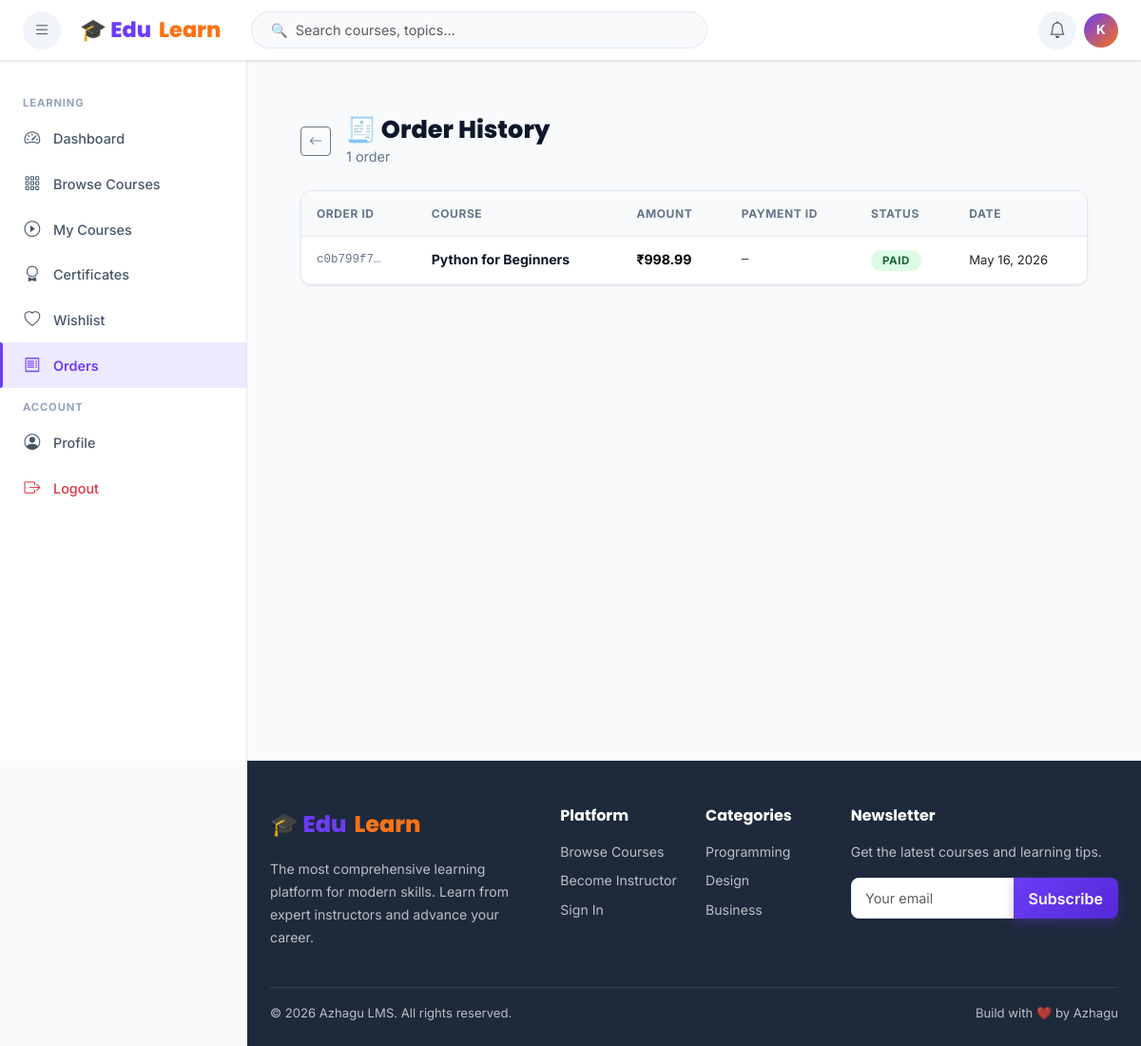
Page /payments/history/ (signed in) on the committed database.
### accounts/models.py (models this page shows, shortened)
class CustomUser(AbstractUser):
    ROLE_CHOICES = [('student','Student'),('instructor','Instructor'),('admin','Admin')]
    role = models.CharField(max_length=20, choices=ROLE_CHOICES, default='student')
    bio = models.TextField(blank=True)
    avatar = models.ImageField(upload_to='avatars/', blank=True, null=True)
    phone = models.CharField(max_length=20, blank=True)
    website = models.URLField(blank=True)
    linkedin = models.URLField(blank=True)
    is_email_verified = models.BooleanField(default=False)
    created_at = models.DateTimeField(auto_now_add=True)
    updated_at = models.DateTimeField(auto_now=True)
    def is_student(self): return self.role == 'student'
    def is_instructor(self): return self.role == 'instructor'
    def is_admin_user(self): return self.role == 'admin' or self.is_staff

### payments/models.py (models this page shows, shortened)
class Order(models.Model):
    STATUS = [
        ('pending',  'Pending'),
        ('paid',     'Paid'),
        ('failed',   'Failed'),
        ('refunded', 'Refunded'),
    ]
    order_id           = models.UUIDField(default=uuid.uuid4, unique=True, editable=False)
    user               = models.ForeignKey(settings.AUTH_USER_MODEL, on_delete=models.CASCADE, related_name='orders')
    course             = models.ForeignKey(Course, on_delete=models.CASCADE, related_name='orders')
    amount             = models.DecimalField(max_digits=10, decimal_places=2)
    status             = models.CharField(max_length=20, choices=STATUS, default='pending')
    payment_method     = models.CharField(max_length=50, default='razorpay')
    razorpay_order_id  = models.CharField(max_length=200, blank=True)
    razorpay_payment_id= models.CharField(max_length=200, blank=True)
    razorpay_signature = models.CharField(max_length=400, blank=True)
    created_at         = models.DateTimeField(auto_now_add=True)
    paid_at            = models.DateTimeField(null=True, blank=True)
    class Meta:
        ordering = ['-created_at']

### courses/models.py (models this page shows, shortened)
class Course(models.Model):
    LEVEL_CHOICES = [('beginner','Beginner'),('intermediate','Intermediate'),('advanced','Advanced'),('all','All Levels')]
    STATUS_CHOICES = [('draft','Draft'),('pending','Pending Review'),('published','Published'),('rejected','Rejected')]
    PRICE_TYPE = [('free','Free'),('paid','Paid')]
    title = models.CharField(max_length=200)
    slug = models.SlugField(unique=True, blank=True)
    instructor = models.ForeignKey(settings.AUTH_USER_MODEL, on_delete=models.CASCADE, related_name='courses_taught')
    category = models.ForeignKey(Category, on_delete=models.SET_NULL, null=True, related_name='courses')
    description = models.TextField()
    short_description = models.CharField(max_length=300, blank=True)
    thumbnail = models.ImageField(upload_to='course_thumbnails/', blank=True, null=True)
    preview_video = models.FileField(upload_to='course_previews/', blank=True, null=True)
    level = models.CharField(max_length=20, choices=LEVEL_CHOICES, default='all')
    language = models.CharField(max_length=50, default='English')
    price_type = models.CharField(max_length=10, choices=PRICE_TYPE, default='free')
    price = models.DecimalField(max_digits=10, decimal_places=2, default=0.00)
    discount_price = models.DecimalField(max_digits=10, decimal_places=2, null=True, blank=True)
    status = models.CharField(max_length=20, choices=STATUS_CHOICES, default='draft')
    requirements = models.TextField(blank=True)
    what_you_learn = models.TextField(blank=True)
    tags = models.CharField(max_length=300, blank=True)
    total_duration = models.PositiveIntegerField(default=0, help_text='In minutes')
    total_lessons = models.PositiveIntegerField(default=0)
    total_enrolled = models.PositiveIntegerField(default=0)
    avg_rating = models.FloatField(default=0.0)
    total_ratings = models.PositiveIntegerField(default=0)
    is_featured = models.BooleanField(default=False)
    certificate_available = models.BooleanField(default=True)
    created_at = models.DateTimeField(auto_now_add=True)
    updated_at = models.DateTimeField(auto_now=True)
    published_at = models.DateTimeField(null=True, blank=True)
    class Meta:
        ordering = ['-created_at']

### payments/views.py (the view)
# urls.py: path('history/',               views.payment_history,  name='history'),
@login_required
def payment_history(request):
    orders = Order.objects.filter(user=request.user).select_related('course')
    return render(request, 'payments/history.html', {'orders': orders})

### templates/payments/history.html (shortened to what this page needs)
{% extends 'base.html' %}
{% block content %}
<div class="container-fluid px-4 py-4">
  <div class="d-flex align-items-center gap-3 mb-4">
    <a href="/dashboard/" class="btn btn-outline-secondary btn-sm"><i class="bi bi-arrow-left"></i></a>
    <div>
      <h1 class="page-title mb-0">🧾 Order History</h1>
      <p class="page-subtitle mb-0">{{ orders.count }} order{{ orders.count|pluralize }}</p>
    </div>
  </div>
  <div class="card">
    {% if orders %}
    <div class="table-responsive">
      <table class="table table-modern mb-0">
        <thead>
          <tr>
            <th>Order ID</th>
            <th>Course</th>
            <th>Amount</th>
            <th>Payment ID</th>
            <th>Status</th>
            <th>Date</th>
          </tr>
        </thead>
        <tbody>
          {% for order in orders %}
          <tr>
            <td style="font-size:.78rem;font-family:monospace;color:var(--gray-600);">
              {{ order.order_id|stringformat:"s"|slice:":8" }}…
            </td>
            <td>
              <a href="/courses/{{ order.course.slug }}/" class="text-decoration-none fw-bold" style="font-size:.88rem;color:var(--dark);">
                {{ order.course.title|truncatewords:5 }}
              </a>
            </td>
            <td class="fw-bold">&#8377;{{ order.amount }}</td>
            <td style="font-size:.78rem;font-family:monospace;color:var(--gray-500);">
              {% if order.razorpay_payment_id %}{{ order.razorpay_payment_id|slice:":18" }}…{% else %}—{% endif %}
            </td>
            <td>
              <span class="badge-status
                {% if order.status == 'paid' %}badge-published
                {% elif order.status == 'pending' %}badge-pending
                {% elif order.status == 'failed' %}badge-rejected
                {% else %}badge-draft{% endif %}">
                {{ order.get_status_display }}
              </span>
            </td>
            <td style="font-size:.82rem;color:var(--gray-500);">{{ order.created_at|date:"M d, Y" }}</td>
          </tr>
          {% endfor %}
        </tbody>
      </table>
    </div>
    {% endif %}
  </div>
</div>
{% endblock %}

### templates/base.html (shortened to what this page needs)
<!DOCTYPE html>
<html lang="en">
<head>
  <link href="https://cdn.jsdelivr.net/npm/bootstrap@5.3.2/dist/css/bootstrap.min.css" rel="stylesheet">
  <link href="https://cdn.jsdelivr.net/npm/bootstrap-icons@1.11.3/font/bootstrap-icons.css" rel="stylesheet">
  {% load static %}
  <link href="{% static 'css/style.css' %}" rel="stylesheet">
</head>
<body>
{% if user.is_authenticated %}
<nav class="lms-navbar">
  <button class="nav-icon-btn me-1" id="sidebarToggle" title="Toggle sidebar">
    <i class="bi bi-list"></i>
  </button>
  <a class="navbar-brand-logo" href="/">🎓 Edu<span>Learn</span></a>
  <div class="navbar-search d-none d-md-block ms-3">
    <input type="text" class="form-control" id="navSearchInput" placeholder="🔍  Search courses, topics...">
  </div>
  <div class="ms-auto d-flex align-items-center gap-2">
    <div class="dropdown">
      <button class="nav-icon-btn" data-bs-toggle="dropdown" aria-expanded="false">
        <i class="bi bi-bell"></i>
      </button>
    </div>
    <div class="dropdown">
      <div data-bs-toggle="dropdown" aria-expanded="false" style="cursor:pointer;">
        {% if user.avatar %}
        <img src="{{ user.avatar.url }}" class="user-avatar-sm" alt="{{ user.username }}">
        {% else %}
        <div class="user-avatar-placeholder">{{ user.username|first|upper }}</div>
        {% endif %}
      </div>
    </div>
  </div>
</nav>
<div class="lms-sidebar" id="lmsSidebar">
  {% if user.is_student %}
  <div class="sidebar-section-label">Learning</div>
  <a class="sidebar-nav-item" href="/dashboard/"><i class="bi bi-speedometer2"></i> Dashboard</a>
  <a class="sidebar-nav-item" href="/courses/"><i class="bi bi-grid-3x3-gap"></i> Browse Courses</a>
  <a class="sidebar-nav-item" href="/dashboard/student/"><i class="bi bi-play-circle"></i> My Courses</a>
  <a class="sidebar-nav-item" href="/certificates/"><i class="bi bi-award"></i> Certificates</a>
  <a class="sidebar-nav-item" href="/courses/wishlist/"><i class="bi bi-heart"></i> Wishlist</a>
  <a class="sidebar-nav-item" href="/payments/history/"><i class="bi bi-receipt"></i> Orders</a>
  {% endif %}
  <div class="sidebar-section-label">Account</div>
  <a class="sidebar-nav-item" href="/accounts/profile/"><i class="bi bi-person-circle"></i> Profile</a>
  <a class="sidebar-nav-item text-danger" href="/accounts/logout/"><i class="bi bi-box-arrow-right"></i> Logout</a>
</div>
<main class="lms-main {% block main_class %}{% endblock %}">
{% endif %}
{% block content %}{% endblock %}
</main>
{% block show_footer %}
<footer style="background:var(--gray-900);color:rgba(255,255,255,.7);padding:3rem 0 1.5rem;margin-left:{% if user.is_authenticated %}var(--sidebar-w){% else %}0{% endif %};" class="footer-section">
  <div class="container-fluid px-4">
    <div class="row g-4 mb-4">
      <div class="col-lg-4">
        <div class="navbar-brand-logo mb-3" style="font-size:1.5rem;">🎓 Edu<span>Learn</span></div>
        <p style="font-size:.88rem;line-height:1.7;">The most comprehensive learning platform for modern skills. Learn from expert instructors and advance your career.</p>
      </div>
      <div class="col-lg-2 col-md-4">
        <h6 class="text-white fw-bold mb-3">Platform</h6>
        <ul class="list-unstyled" style="font-size:.88rem;">
          <li class="mb-2"><a href="/courses/" class="text-decoration-none" style="color:inherit;">Browse Courses</a></li>
          <li class="mb-2"><a href="/accounts/register/" class="text-decoration-none" style="color:inherit;">Become Instructor</a></li>
          <li class="mb-2"><a href="/accounts/login/" class="text-decoration-none" style="color:inherit;">Sign In</a></li>
        </ul>
      </div>
      <div class="col-lg-2 col-md-4">
        <h6 class="text-white fw-bold mb-3">Categories</h6>
        <ul class="list-unstyled" style="font-size:.88rem;">
          <li class="mb-2"><a href="/courses/?category=programming" class="text-decoration-none" style="color:inherit;">Programming</a></li>
          <li class="mb-2"><a href="/courses/?category=design" class="text-decoration-none" style="color:inherit;">Design</a></li>
          <li class="mb-2"><a href="/courses/?category=business" class="text-decoration-none" style="color:inherit;">Business</a></li>
        </ul>
      </div>
      <div class="col-lg-4 col-md-4">
        <h6 class="text-white fw-bold mb-3">Newsletter</h6>
        <p style="font-size:.88rem;">Get the latest courses and learning tips.</p>
        <div class="input-group mt-2">
          <input type="email" class="form-control" placeholder="Your email" style="border-radius:8px 0 0 8px;">
          <button class="btn btn-primary px-3" style="border-radius:0 8px 8px 0;">Subscribe</button>
        </div>
      </div>
    </div>
    <div class="border-top pt-3 d-flex flex-wrap justify-content-between align-items-center gap-2" style="border-color:rgba(255,255,255,.1)!important;font-size:.82rem;">
      <span>© 2026 Azhagu LMS. All rights reserved.</span>
      <span>Build with ❤️ by Azhagu</a></span>
    </div>
  </div>
</footer>
{% endblock %}
{% load static %}
</body>
</html>

### rows in the picture
CustomUser: username|first "K"
Order: order_id "c0b799f7", course "Python for Beginners", amount "998.99", status "PAID", created_at "May 16, 2026"

### other values in the picture
{{ orders.count }} "1"
